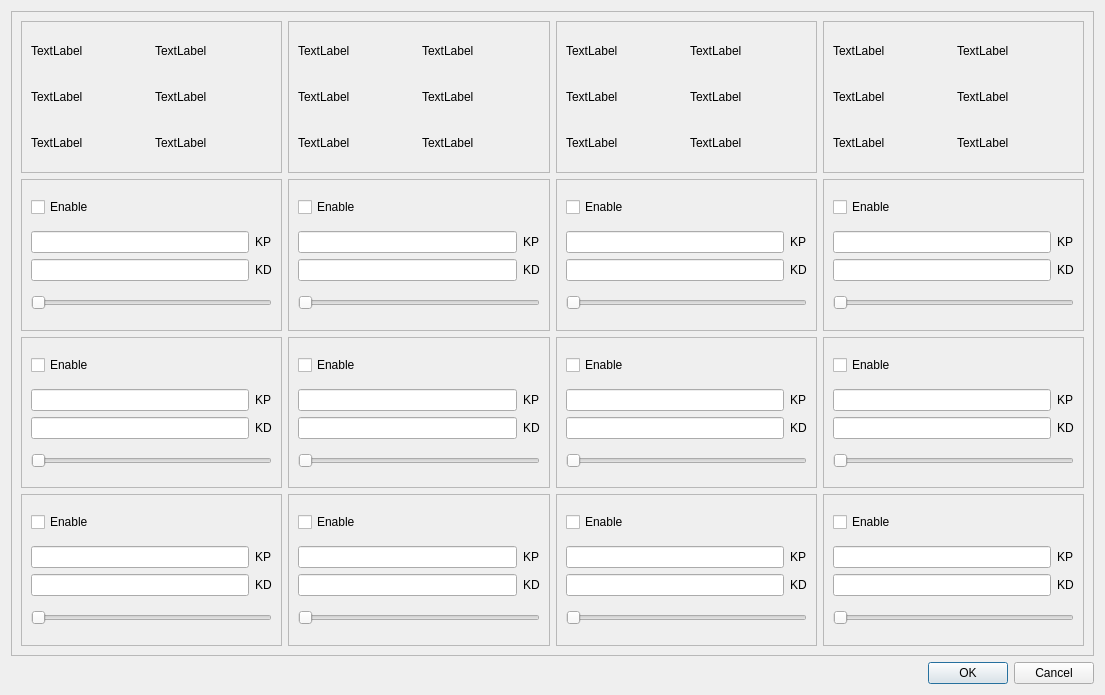
<?xml version="1.0" encoding="UTF-8"?>
<ui version="4.0">
 <class>MiniCheetahDebug</class>
 <widget class="QDialog" name="MiniCheetahDebug">
  <property name="geometry">
   <rect>
    <x>0</x>
    <y>0</y>
    <width>1105</width>
    <height>695</height>
   </rect>
  </property>
  <property name="windowTitle">
   <string>Dialog</string>
  </property>
  <layout class="QVBoxLayout" name="verticalLayout_16">
   <item>
    <widget class="QFrame" name="frame_5">
     <property name="frameShape">
      <enum>QFrame::StyledPanel</enum>
     </property>
     <property name="frameShadow">
      <enum>QFrame::Raised</enum>
     </property>
     <layout class="QGridLayout" name="gridLayout_9">
      <item row="0" column="1">
       <widget class="QFrame" name="frame_2">
        <property name="frameShape">
         <enum>QFrame::StyledPanel</enum>
        </property>
        <property name="frameShadow">
         <enum>QFrame::Raised</enum>
        </property>
        <layout class="QGridLayout" name="gridLayout_2">
         <item row="0" column="0">
          <widget class="QLabel" name="abad_2_pos">
           <property name="text">
            <string>TextLabel</string>
           </property>
          </widget>
         </item>
         <item row="0" column="1">
          <widget class="QLabel" name="abad_2_vel">
           <property name="text">
            <string>TextLabel</string>
           </property>
          </widget>
         </item>
         <item row="1" column="0">
          <widget class="QLabel" name="hip_2_pos">
           <property name="text">
            <string>TextLabel</string>
           </property>
          </widget>
         </item>
         <item row="1" column="1">
          <widget class="QLabel" name="hip_2_vel">
           <property name="text">
            <string>TextLabel</string>
           </property>
          </widget>
         </item>
         <item row="2" column="0">
          <widget class="QLabel" name="knee_2_pos">
           <property name="text">
            <string>TextLabel</string>
           </property>
          </widget>
         </item>
         <item row="2" column="1">
          <widget class="QLabel" name="knee_2_vel">
           <property name="text">
            <string>TextLabel</string>
           </property>
          </widget>
         </item>
        </layout>
       </widget>
      </item>
      <item row="0" column="3">
       <widget class="QFrame" name="frame_4">
        <property name="frameShape">
         <enum>QFrame::StyledPanel</enum>
        </property>
        <property name="frameShadow">
         <enum>QFrame::Raised</enum>
        </property>
        <layout class="QGridLayout" name="gridLayout_4">
         <item row="0" column="0">
          <widget class="QLabel" name="abad_4_pos">
           <property name="text">
            <string>TextLabel</string>
           </property>
          </widget>
         </item>
         <item row="0" column="1">
          <widget class="QLabel" name="abad_4_vel">
           <property name="text">
            <string>TextLabel</string>
           </property>
          </widget>
         </item>
         <item row="1" column="0">
          <widget class="QLabel" name="hip_4_pos">
           <property name="text">
            <string>TextLabel</string>
           </property>
          </widget>
         </item>
         <item row="1" column="1">
          <widget class="QLabel" name="hip_4_vel">
           <property name="text">
            <string>TextLabel</string>
           </property>
          </widget>
         </item>
         <item row="2" column="0">
          <widget class="QLabel" name="knee_4_pos">
           <property name="text">
            <string>TextLabel</string>
           </property>
          </widget>
         </item>
         <item row="2" column="1">
          <widget class="QLabel" name="knee_4_vel">
           <property name="text">
            <string>TextLabel</string>
           </property>
          </widget>
         </item>
        </layout>
       </widget>
      </item>
      <item row="1" column="2">
       <widget class="QFrame" name="frame_8">
        <property name="frameShape">
         <enum>QFrame::StyledPanel</enum>
        </property>
        <property name="frameShadow">
         <enum>QFrame::Raised</enum>
        </property>
        <layout class="QVBoxLayout" name="verticalLayout_6">
         <item>
          <widget class="QCheckBox" name="abad_3_enable">
           <property name="text">
            <string>Enable</string>
           </property>
          </widget>
         </item>
         <item>
          <layout class="QGridLayout" name="gridLayout_11">
           <item row="1" column="1">
            <widget class="QLabel" name="label_35">
             <property name="text">
              <string>KD</string>
             </property>
            </widget>
           </item>
           <item row="0" column="1">
            <widget class="QLabel" name="label_36">
             <property name="text">
              <string>KP</string>
             </property>
            </widget>
           </item>
           <item row="0" column="0">
            <widget class="QLineEdit" name="abad_3_kp"/>
           </item>
           <item row="1" column="0">
            <widget class="QLineEdit" name="abad_3_kd"/>
           </item>
          </layout>
         </item>
         <item>
          <widget class="QSlider" name="abad_3_qd">
           <property name="orientation">
            <enum>Qt::Horizontal</enum>
           </property>
          </widget>
         </item>
        </layout>
       </widget>
      </item>
      <item row="1" column="0">
       <widget class="QFrame" name="frame_6">
        <property name="frameShape">
         <enum>QFrame::StyledPanel</enum>
        </property>
        <property name="frameShadow">
         <enum>QFrame::Raised</enum>
        </property>
        <layout class="QVBoxLayout" name="verticalLayout">
         <item>
          <widget class="QCheckBox" name="abad_1_enable">
           <property name="text">
            <string>Enable</string>
           </property>
          </widget>
         </item>
         <item>
          <layout class="QGridLayout" name="gridLayout_5">
           <item row="1" column="1">
            <widget class="QLabel" name="label_26">
             <property name="text">
              <string>KD</string>
             </property>
            </widget>
           </item>
           <item row="0" column="1">
            <widget class="QLabel" name="label_25">
             <property name="text">
              <string>KP</string>
             </property>
            </widget>
           </item>
           <item row="0" column="0">
            <widget class="QLineEdit" name="abad_1_kp"/>
           </item>
           <item row="1" column="0">
            <widget class="QLineEdit" name="abad_1_kd"/>
           </item>
          </layout>
         </item>
         <item>
          <widget class="QSlider" name="abad_1_qd">
           <property name="orientation">
            <enum>Qt::Horizontal</enum>
           </property>
          </widget>
         </item>
        </layout>
       </widget>
      </item>
      <item row="0" column="2">
       <widget class="QFrame" name="frame_3">
        <property name="frameShape">
         <enum>QFrame::StyledPanel</enum>
        </property>
        <property name="frameShadow">
         <enum>QFrame::Raised</enum>
        </property>
        <layout class="QGridLayout" name="gridLayout_3">
         <item row="0" column="0">
          <widget class="QLabel" name="abad_3_pos">
           <property name="text">
            <string>TextLabel</string>
           </property>
          </widget>
         </item>
         <item row="0" column="1">
          <widget class="QLabel" name="abad_3_vel">
           <property name="text">
            <string>TextLabel</string>
           </property>
          </widget>
         </item>
         <item row="1" column="0">
          <widget class="QLabel" name="hip_3_pos">
           <property name="text">
            <string>TextLabel</string>
           </property>
          </widget>
         </item>
         <item row="1" column="1">
          <widget class="QLabel" name="hip_3_vel">
           <property name="text">
            <string>TextLabel</string>
           </property>
          </widget>
         </item>
         <item row="2" column="0">
          <widget class="QLabel" name="knee_3_pos">
           <property name="text">
            <string>TextLabel</string>
           </property>
          </widget>
         </item>
         <item row="2" column="1">
          <widget class="QLabel" name="knee_3_vel">
           <property name="text">
            <string>TextLabel</string>
           </property>
          </widget>
         </item>
        </layout>
       </widget>
      </item>
      <item row="1" column="1">
       <widget class="QFrame" name="frame_7">
        <property name="frameShape">
         <enum>QFrame::StyledPanel</enum>
        </property>
        <property name="frameShadow">
         <enum>QFrame::Raised</enum>
        </property>
        <layout class="QVBoxLayout" name="verticalLayout_5">
         <item>
          <widget class="QCheckBox" name="abad_2_enable">
           <property name="text">
            <string>Enable</string>
           </property>
          </widget>
         </item>
         <item>
          <layout class="QGridLayout" name="gridLayout_10">
           <item row="1" column="1">
            <widget class="QLabel" name="label_33">
             <property name="text">
              <string>KD</string>
             </property>
            </widget>
           </item>
           <item row="0" column="1">
            <widget class="QLabel" name="label_34">
             <property name="text">
              <string>KP</string>
             </property>
            </widget>
           </item>
           <item row="0" column="0">
            <widget class="QLineEdit" name="abad_2_kp"/>
           </item>
           <item row="1" column="0">
            <widget class="QLineEdit" name="abad_2_kd"/>
           </item>
          </layout>
         </item>
         <item>
          <widget class="QSlider" name="abad_2_qd">
           <property name="orientation">
            <enum>Qt::Horizontal</enum>
           </property>
          </widget>
         </item>
        </layout>
       </widget>
      </item>
      <item row="1" column="3">
       <widget class="QFrame" name="frame_9">
        <property name="frameShape">
         <enum>QFrame::StyledPanel</enum>
        </property>
        <property name="frameShadow">
         <enum>QFrame::Raised</enum>
        </property>
        <layout class="QVBoxLayout" name="verticalLayout_7">
         <item>
          <widget class="QCheckBox" name="abad_4_enable">
           <property name="text">
            <string>Enable</string>
           </property>
          </widget>
         </item>
         <item>
          <layout class="QGridLayout" name="gridLayout_12">
           <item row="1" column="1">
            <widget class="QLabel" name="label_37">
             <property name="text">
              <string>KD</string>
             </property>
            </widget>
           </item>
           <item row="0" column="1">
            <widget class="QLabel" name="label_38">
             <property name="text">
              <string>KP</string>
             </property>
            </widget>
           </item>
           <item row="0" column="0">
            <widget class="QLineEdit" name="abad_4_kp"/>
           </item>
           <item row="1" column="0">
            <widget class="QLineEdit" name="abad_4_kd"/>
           </item>
          </layout>
         </item>
         <item>
          <widget class="QSlider" name="abad_4_qd">
           <property name="orientation">
            <enum>Qt::Horizontal</enum>
           </property>
          </widget>
         </item>
        </layout>
       </widget>
      </item>
      <item row="0" column="0">
       <widget class="QFrame" name="frame">
        <property name="frameShape">
         <enum>QFrame::StyledPanel</enum>
        </property>
        <property name="frameShadow">
         <enum>QFrame::Raised</enum>
        </property>
        <layout class="QGridLayout" name="gridLayout">
         <item row="0" column="0">
          <widget class="QLabel" name="abad_1_pos">
           <property name="text">
            <string>TextLabel</string>
           </property>
          </widget>
         </item>
         <item row="0" column="1">
          <widget class="QLabel" name="abad_1_vel">
           <property name="text">
            <string>TextLabel</string>
           </property>
          </widget>
         </item>
         <item row="1" column="0">
          <widget class="QLabel" name="hip_1_pos">
           <property name="text">
            <string>TextLabel</string>
           </property>
          </widget>
         </item>
         <item row="1" column="1">
          <widget class="QLabel" name="hip_1_vel">
           <property name="text">
            <string>TextLabel</string>
           </property>
          </widget>
         </item>
         <item row="2" column="0">
          <widget class="QLabel" name="knee_1_pos">
           <property name="text">
            <string>TextLabel</string>
           </property>
          </widget>
         </item>
         <item row="2" column="1">
          <widget class="QLabel" name="knee_1_vel">
           <property name="text">
            <string>TextLabel</string>
           </property>
          </widget>
         </item>
        </layout>
       </widget>
      </item>
      <item row="2" column="0">
       <widget class="QFrame" name="frame_10">
        <property name="frameShape">
         <enum>QFrame::StyledPanel</enum>
        </property>
        <property name="frameShadow">
         <enum>QFrame::Raised</enum>
        </property>
        <layout class="QVBoxLayout" name="verticalLayout_8">
         <item>
          <widget class="QCheckBox" name="hip_1_enable">
           <property name="text">
            <string>Enable</string>
           </property>
          </widget>
         </item>
         <item>
          <layout class="QGridLayout" name="gridLayout_13">
           <item row="1" column="1">
            <widget class="QLabel" name="label_39">
             <property name="text">
              <string>KD</string>
             </property>
            </widget>
           </item>
           <item row="0" column="1">
            <widget class="QLabel" name="label_40">
             <property name="text">
              <string>KP</string>
             </property>
            </widget>
           </item>
           <item row="0" column="0">
            <widget class="QLineEdit" name="hip_1_kp"/>
           </item>
           <item row="1" column="0">
            <widget class="QLineEdit" name="hip_1_kd"/>
           </item>
          </layout>
         </item>
         <item>
          <widget class="QSlider" name="hip_1_qd">
           <property name="orientation">
            <enum>Qt::Horizontal</enum>
           </property>
          </widget>
         </item>
        </layout>
       </widget>
      </item>
      <item row="3" column="0">
       <widget class="QFrame" name="frame_11">
        <property name="frameShape">
         <enum>QFrame::StyledPanel</enum>
        </property>
        <property name="frameShadow">
         <enum>QFrame::Raised</enum>
        </property>
        <layout class="QVBoxLayout" name="verticalLayout_9">
         <item>
          <widget class="QCheckBox" name="knee_1_enable">
           <property name="text">
            <string>Enable</string>
           </property>
          </widget>
         </item>
         <item>
          <layout class="QGridLayout" name="gridLayout_14">
           <item row="1" column="1">
            <widget class="QLabel" name="label_41">
             <property name="text">
              <string>KD</string>
             </property>
            </widget>
           </item>
           <item row="0" column="1">
            <widget class="QLabel" name="label_42">
             <property name="text">
              <string>KP</string>
             </property>
            </widget>
           </item>
           <item row="0" column="0">
            <widget class="QLineEdit" name="knee_1_kp"/>
           </item>
           <item row="1" column="0">
            <widget class="QLineEdit" name="knee_1_kd"/>
           </item>
          </layout>
         </item>
         <item>
          <widget class="QSlider" name="knee_1_qd">
           <property name="orientation">
            <enum>Qt::Horizontal</enum>
           </property>
          </widget>
         </item>
        </layout>
       </widget>
      </item>
      <item row="2" column="1">
       <widget class="QFrame" name="frame_12">
        <property name="frameShape">
         <enum>QFrame::StyledPanel</enum>
        </property>
        <property name="frameShadow">
         <enum>QFrame::Raised</enum>
        </property>
        <layout class="QVBoxLayout" name="verticalLayout_10">
         <item>
          <widget class="QCheckBox" name="hip_2_enable">
           <property name="text">
            <string>Enable</string>
           </property>
          </widget>
         </item>
         <item>
          <layout class="QGridLayout" name="gridLayout_15">
           <item row="1" column="1">
            <widget class="QLabel" name="label_43">
             <property name="text">
              <string>KD</string>
             </property>
            </widget>
           </item>
           <item row="0" column="1">
            <widget class="QLabel" name="label_44">
             <property name="text">
              <string>KP</string>
             </property>
            </widget>
           </item>
           <item row="0" column="0">
            <widget class="QLineEdit" name="hip_2_kp"/>
           </item>
           <item row="1" column="0">
            <widget class="QLineEdit" name="hip_2_kd"/>
           </item>
          </layout>
         </item>
         <item>
          <widget class="QSlider" name="hip_2_qd">
           <property name="orientation">
            <enum>Qt::Horizontal</enum>
           </property>
          </widget>
         </item>
        </layout>
       </widget>
      </item>
      <item row="3" column="1">
       <widget class="QFrame" name="frame_13">
        <property name="frameShape">
         <enum>QFrame::StyledPanel</enum>
        </property>
        <property name="frameShadow">
         <enum>QFrame::Raised</enum>
        </property>
        <layout class="QVBoxLayout" name="verticalLayout_11">
         <item>
          <widget class="QCheckBox" name="knee_2_enable">
           <property name="text">
            <string>Enable</string>
           </property>
          </widget>
         </item>
         <item>
          <layout class="QGridLayout" name="gridLayout_16">
           <item row="1" column="1">
            <widget class="QLabel" name="label_45">
             <property name="text">
              <string>KD</string>
             </property>
            </widget>
           </item>
           <item row="0" column="1">
            <widget class="QLabel" name="label_46">
             <property name="text">
              <string>KP</string>
             </property>
            </widget>
           </item>
           <item row="0" column="0">
            <widget class="QLineEdit" name="knee_2_kp"/>
           </item>
           <item row="1" column="0">
            <widget class="QLineEdit" name="knee_2_kd"/>
           </item>
          </layout>
         </item>
         <item>
          <widget class="QSlider" name="knee_2_qd">
           <property name="orientation">
            <enum>Qt::Horizontal</enum>
           </property>
          </widget>
         </item>
        </layout>
       </widget>
      </item>
      <item row="2" column="2">
       <widget class="QFrame" name="frame_14">
        <property name="frameShape">
         <enum>QFrame::StyledPanel</enum>
        </property>
        <property name="frameShadow">
         <enum>QFrame::Raised</enum>
        </property>
        <layout class="QVBoxLayout" name="verticalLayout_12">
         <item>
          <widget class="QCheckBox" name="hip_3_enable">
           <property name="text">
            <string>Enable</string>
           </property>
          </widget>
         </item>
         <item>
          <layout class="QGridLayout" name="gridLayout_17">
           <item row="1" column="1">
            <widget class="QLabel" name="label_47">
             <property name="text">
              <string>KD</string>
             </property>
            </widget>
           </item>
           <item row="0" column="1">
            <widget class="QLabel" name="label_48">
             <property name="text">
              <string>KP</string>
             </property>
            </widget>
           </item>
           <item row="0" column="0">
            <widget class="QLineEdit" name="hip_3_kp"/>
           </item>
           <item row="1" column="0">
            <widget class="QLineEdit" name="hip_3_kd"/>
           </item>
          </layout>
         </item>
         <item>
          <widget class="QSlider" name="hip_3_qd">
           <property name="orientation">
            <enum>Qt::Horizontal</enum>
           </property>
          </widget>
         </item>
        </layout>
       </widget>
      </item>
      <item row="3" column="2">
       <widget class="QFrame" name="frame_15">
        <property name="frameShape">
         <enum>QFrame::StyledPanel</enum>
        </property>
        <property name="frameShadow">
         <enum>QFrame::Raised</enum>
        </property>
        <layout class="QVBoxLayout" name="verticalLayout_13">
         <item>
          <widget class="QCheckBox" name="knee_3_enable">
           <property name="text">
            <string>Enable</string>
           </property>
          </widget>
         </item>
         <item>
          <layout class="QGridLayout" name="gridLayout_18">
           <item row="1" column="1">
            <widget class="QLabel" name="label_49">
             <property name="text">
              <string>KD</string>
             </property>
            </widget>
           </item>
           <item row="0" column="1">
            <widget class="QLabel" name="label_50">
             <property name="text">
              <string>KP</string>
             </property>
            </widget>
           </item>
           <item row="0" column="0">
            <widget class="QLineEdit" name="knee_3_kp"/>
           </item>
           <item row="1" column="0">
            <widget class="QLineEdit" name="knee_3_kd"/>
           </item>
          </layout>
         </item>
         <item>
          <widget class="QSlider" name="knee_3_qd">
           <property name="orientation">
            <enum>Qt::Horizontal</enum>
           </property>
          </widget>
         </item>
        </layout>
       </widget>
      </item>
      <item row="2" column="3">
       <widget class="QFrame" name="frame_16">
        <property name="frameShape">
         <enum>QFrame::StyledPanel</enum>
        </property>
        <property name="frameShadow">
         <enum>QFrame::Raised</enum>
        </property>
        <layout class="QVBoxLayout" name="verticalLayout_14">
         <item>
          <widget class="QCheckBox" name="hip_4_enable">
           <property name="text">
            <string>Enable</string>
           </property>
          </widget>
         </item>
         <item>
          <layout class="QGridLayout" name="gridLayout_19">
           <item row="1" column="1">
            <widget class="QLabel" name="label_51">
             <property name="text">
              <string>KD</string>
             </property>
            </widget>
           </item>
           <item row="0" column="1">
            <widget class="QLabel" name="label_52">
             <property name="text">
              <string>KP</string>
             </property>
            </widget>
           </item>
           <item row="0" column="0">
            <widget class="QLineEdit" name="hip_4_kp"/>
           </item>
           <item row="1" column="0">
            <widget class="QLineEdit" name="hip_4_kd"/>
           </item>
          </layout>
         </item>
         <item>
          <widget class="QSlider" name="hip_4_qd">
           <property name="orientation">
            <enum>Qt::Horizontal</enum>
           </property>
          </widget>
         </item>
        </layout>
       </widget>
      </item>
      <item row="3" column="3">
       <widget class="QFrame" name="frame_17">
        <property name="frameShape">
         <enum>QFrame::StyledPanel</enum>
        </property>
        <property name="frameShadow">
         <enum>QFrame::Raised</enum>
        </property>
        <layout class="QVBoxLayout" name="verticalLayout_15">
         <item>
          <widget class="QCheckBox" name="knee_4_enable">
           <property name="text">
            <string>Enable</string>
           </property>
          </widget>
         </item>
         <item>
          <layout class="QGridLayout" name="gridLayout_20">
           <item row="1" column="1">
            <widget class="QLabel" name="label_53">
             <property name="text">
              <string>KD</string>
             </property>
            </widget>
           </item>
           <item row="0" column="1">
            <widget class="QLabel" name="label_54">
             <property name="text">
              <string>KP</string>
             </property>
            </widget>
           </item>
           <item row="0" column="0">
            <widget class="QLineEdit" name="knee_4_kp"/>
           </item>
           <item row="1" column="0">
            <widget class="QLineEdit" name="knee_4_kd"/>
           </item>
          </layout>
         </item>
         <item>
          <widget class="QSlider" name="knee_4_qd">
           <property name="orientation">
            <enum>Qt::Horizontal</enum>
           </property>
          </widget>
         </item>
        </layout>
       </widget>
      </item>
     </layout>
    </widget>
   </item>
   <item>
    <widget class="QDialogButtonBox" name="buttonBox">
     <property name="orientation">
      <enum>Qt::Horizontal</enum>
     </property>
     <property name="standardButtons">
      <set>QDialogButtonBox::Cancel|QDialogButtonBox::Ok</set>
     </property>
    </widget>
   </item>
  </layout>
 </widget>
 <resources/>
 <connections>
  <connection>
   <sender>buttonBox</sender>
   <signal>accepted()</signal>
   <receiver>MiniCheetahDebug</receiver>
   <slot>accept()</slot>
   <hints>
    <hint type="sourcelabel">
     <x>248</x>
     <y>254</y>
    </hint>
    <hint type="destinationlabel">
     <x>157</x>
     <y>274</y>
    </hint>
   </hints>
  </connection>
  <connection>
   <sender>buttonBox</sender>
   <signal>rejected()</signal>
   <receiver>MiniCheetahDebug</receiver>
   <slot>reject()</slot>
   <hints>
    <hint type="sourcelabel">
     <x>316</x>
     <y>260</y>
    </hint>
    <hint type="destinationlabel">
     <x>286</x>
     <y>274</y>
    </hint>
   </hints>
  </connection>
 </connections>
</ui>
